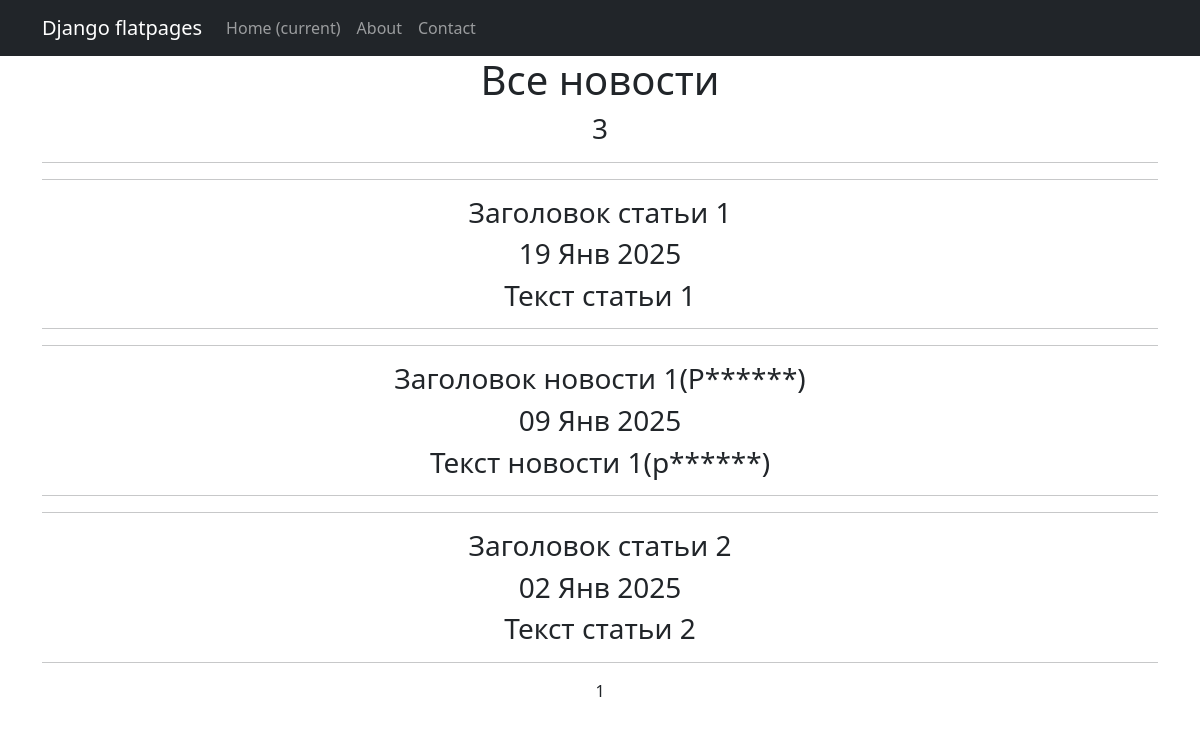
Page /news/ on the committed database.
### news/models.py (models this page shows, shortened)
class Post(models.Model):
    author = models.ForeignKey(Author, on_delete=models.CASCADE, null=True, related_name='posts')
    article_or_news = models.CharField('Статья или новость', max_length=2, choices=TYPE)
    date_time = models.DateTimeField('Дата и время', auto_now=True)
    category = models.ManyToManyField(Category,  through='PostCategory')
    heading = models.CharField('Заголовок', max_length=250)
    text = models.TextField('Текст')
    rating = models.IntegerField('Рейтинг статьи', default=0)

### news/views.py (the view)
# urls.py: path('', PostList.as_view(), name='post_list'),
class PostList(ListView):
    model = Post
    ordering = '-date_time'
    template_name = 'flatpages/news.html'
    context_object_name = 'posts'
    paginate_by = 10

### news/templatetags/custom_filters.py (called while the page is built)
@register.filter()
def currency(value):
    for i in a:
        value = value.replace(i[1:], "*" * len(i[1:]))
    return value

### templates/flatpages/news.html (shortened to what this page needs)
{% extends 'flatpages/default.html' %}
{% load custom_filters %}
{% block content %}
<h1>Все новости</h1>
<h3>{{ posts|length }}</h3>
<hr>
{% for post in posts %}
<hr>
<h3>{{ post.heading|currency }}</h3>
<h3>{{ post.date_time|date:'d M Y' }}</h3>
<h3>{{ post.text|truncatewords:20|currency }}</h3>
<hr>
{% endfor %}
   {{ page_obj.number }}
{% endblock %}

### templates/flatpages/default.html (shortened to what this page needs)
<!DOCTYPE html>
<html lang="en">
    <head>
        {% load static %}
        <link href="{% static 'css/styles.css' %}" rel="stylesheet" />
    </head>
    <body>
<nav class="navbar navbar-expand-lg navbar-dark bg-dark static-top">
   <div class="container">
       <a class="navbar-brand" href="#">Django flatpages</a>
       <div class="collapse navbar-collapse" id="navbarResponsive">
           <ul class="navbar-nav ml-auto">
               <li class="nav-item active">
                   <a class="nav-link" href="#">Home
                       <span class="sr-only">(current)</span>
                   </a>
               </li>
               <li class="nav-item">
                   <a class="nav-link" href="/about/">About</a>
               </li>
               <li class="nav-item">
                   <a class="nav-link" href="/contacts/">Contact</a>
               </li>
           </ul>
       </div>
   </div>
</nav>
<div class="container">
   <div class="row">
       <div class="col-lg-12 text-center">
           {% block content %}{% endblock content %}
       </div>
   </div>
</div>
    </body>
</html>

### rows in the picture
Post: heading "Заголовок статьи 1", date_time "19 Янв 2025", text "Текст статьи 1"
Post: heading "Заголовок новости 1(Р******)", date_time "09 Янв 2025", text "Текст новости 1(р******)"
Post: heading "Заголовок статьи 2", date_time "02 Янв 2025", text "Текст статьи 2"

### other values in the picture
{{ posts|length }} "3"
{{ page_obj.number }} "1"
